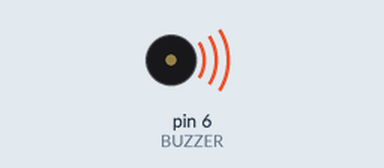
Recording of a sketch running on a simulated Arduino Nano, built with avr-gcc and run on an emulated ATmega328P. Parts: buzzer (waves = sounding).

Above: at 2.16 s.
At 9.8 s:
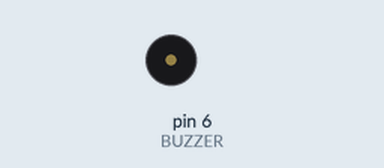
Timing chart, 0 to 14.8 s (numbered marks = the images above):
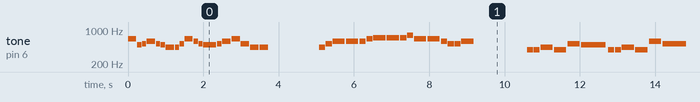

Measured:
- by itself, tone on pin 6 (BUZZER): plays 659 Hz for 0.23 s, 494 Hz for 0.11 s, 523 Hz for 0.11 s, 587 Hz for 0.23 s, 523 Hz for 0.11 s, 494 Hz for 0.11 s … (352 notes in this stretch)

The sketch:

buzzer_music_pack.ino
```cpp
// Arduino Nano music pack for a PASSIVE buzzer
// GND -> GND, VCC -> 5V, I/O -> D6
// Plays three short themes in sequence and repeats.
// Active buzzers only produce fixed-pitch beeps.

#include <Arduino.h>
const byte BUZZER = 6;

struct Note { uint16_t hz; uint16_t ms; };
#define N(hz,ms) {hz,ms}
#define REST(ms) {0,ms}

// Tetris / Korobeiniki (opening)
const Note tetris[] = {
 N(659,250),N(494,125),N(523,125),N(587,250),N(523,125),N(494,125),
 N(440,250),N(440,125),N(523,125),N(659,250),N(587,125),N(523,125),
 N(494,375),N(523,125),N(587,250),N(659,250),N(523,250),N(440,250),
 N(440,250),REST(125)
};

// Pirates of the Caribbean (short motif)
const Note pirates[] = {
 N(440,180),N(523,180),N(587,360),N(587,360),N(587,180),
 N(659,180),N(698,360),N(698,360),N(698,180),
 N(784,180),N(659,360),N(659,360),N(587,180),
 N(523,180),N(523,180),N(587,360),REST(180)
};

// Happy Birthday (traditional)
const Note birthday[] = {
 N(392,180),N(392,180),N(440,360),N(392,360),N(523,360),N(494,720),
 N(392,180),N(392,180),N(440,360),N(392,360),N(587,360),N(523,720),
 N(392,180),N(392,180),N(784,360),N(659,360),N(523,360),N(494,360),N(440,720),
 N(698,180),N(698,180),N(659,360),N(523,360),N(587,360),N(523,720)
};

template <size_t COUNT>
void play(const Note (&song)[COUNT]) {
  for (size_t i = 0; i < COUNT; ++i) {
    if (song[i].hz) tone(BUZZER, song[i].hz, song[i].ms * 9 / 10);
    else noTone(BUZZER);
    delay(song[i].ms);
    noTone(BUZZER);
  }
  delay(1200);
}

void setup() { pinMode(BUZZER, OUTPUT); }

void loop() {
  play(tetris);
  play(pirates);
  play(birthday);
  delay(2000);
}
```
